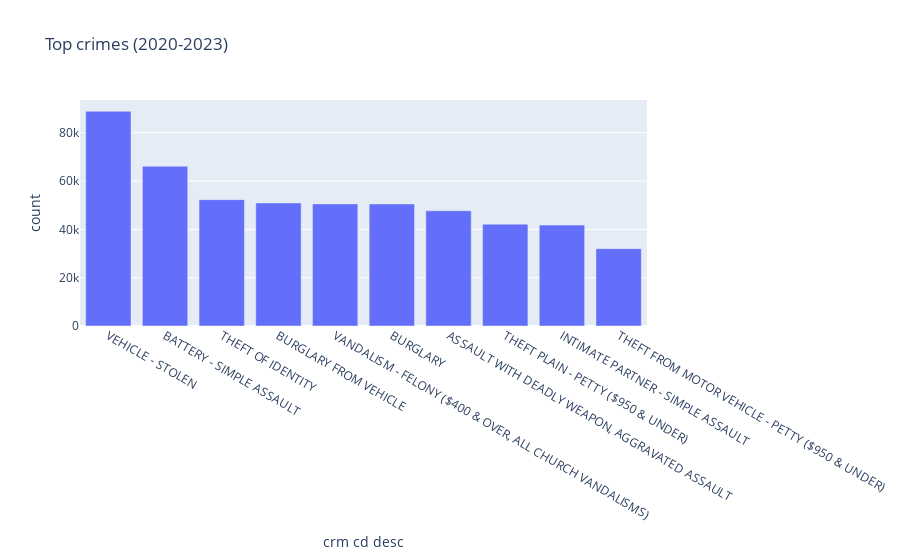

The notebook cell this image was saved under:
### Code cell
fig = px.bar(top_crime.head(10), x='crm cd desc', y='count', title='Top crimes (2020-2023)')
fig.show()

### Figure 1 — Plotly figure (JSON) as saved in the notebook; plotly's stock layout.template omitted (floating-point values rounded to 4 significant figures)
{"data": [{"alignmentgroup": "True", "hovertemplate": "crm cd desc=%{x}<br>count=%{y}<extra></extra>", "legendgroup": "", "marker": {"color": "#636efa", "pattern": {"shape": ""}}, "name": "", "offsetgroup": "", "orientation": "v", "showlegend": false, "textposition": "auto", "type": "bar", "x": ["VEHICLE - STOLEN", "BATTERY - SIMPLE ASSAULT", "THEFT OF IDENTITY", "BURGLARY FROM VEHICLE", "VANDALISM - FELONY ($400 & OVER, ALL CHURCH VANDALISMS)", "BURGLARY", "ASSAULT WITH DEADLY WEAPON, AGGRAVATED ASSAULT", "THEFT PLAIN - PETTY ($950 & UNDER)", "INTIMATE PARTNER - SIMPLE ASSAULT", "THEFT FROM MOTOR VEHICLE - PETTY ($950 & UNDER)"], "xaxis": "x", "y": [88892, 66149, 52321, 50941, 50556, 50535, 47711, 42158, 41776, 32026], "yaxis": "y"}], "layout": {"barmode": "relative", "legend": {"tracegroupgap": 0}, "title": {"text": "Top crimes (2020-2023)"}, "xaxis": {"anchor": "y", "domain": [0, 1], "title": {"text": "crm cd desc"}}, "yaxis": {"anchor": "x", "domain": [0, 1], "title": {"text": "count"}}}}
